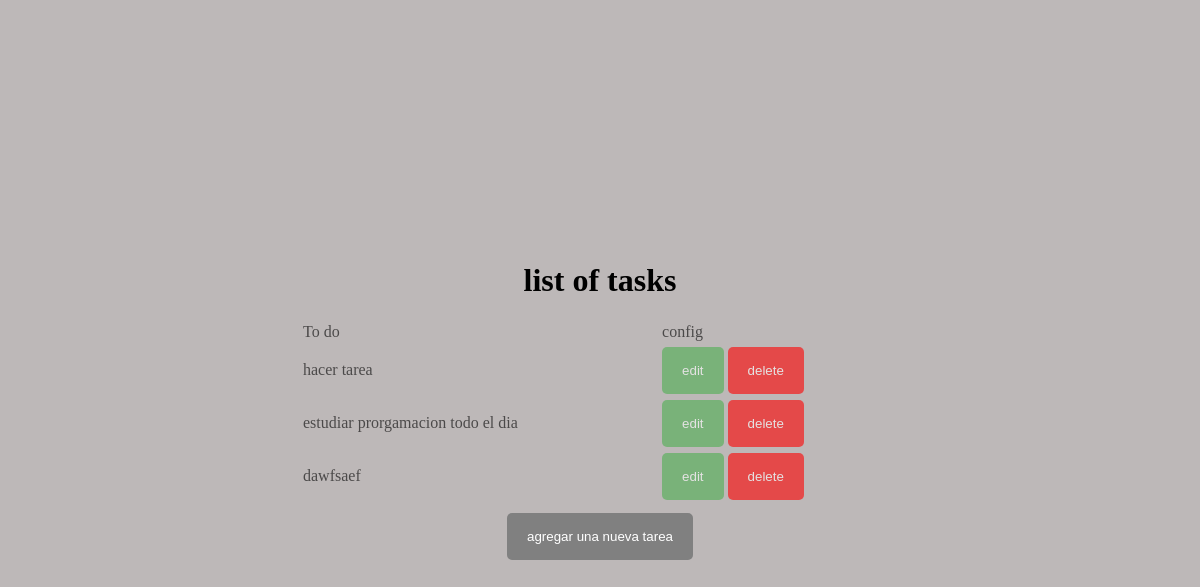
The page /list/ on the database as committed earlier.
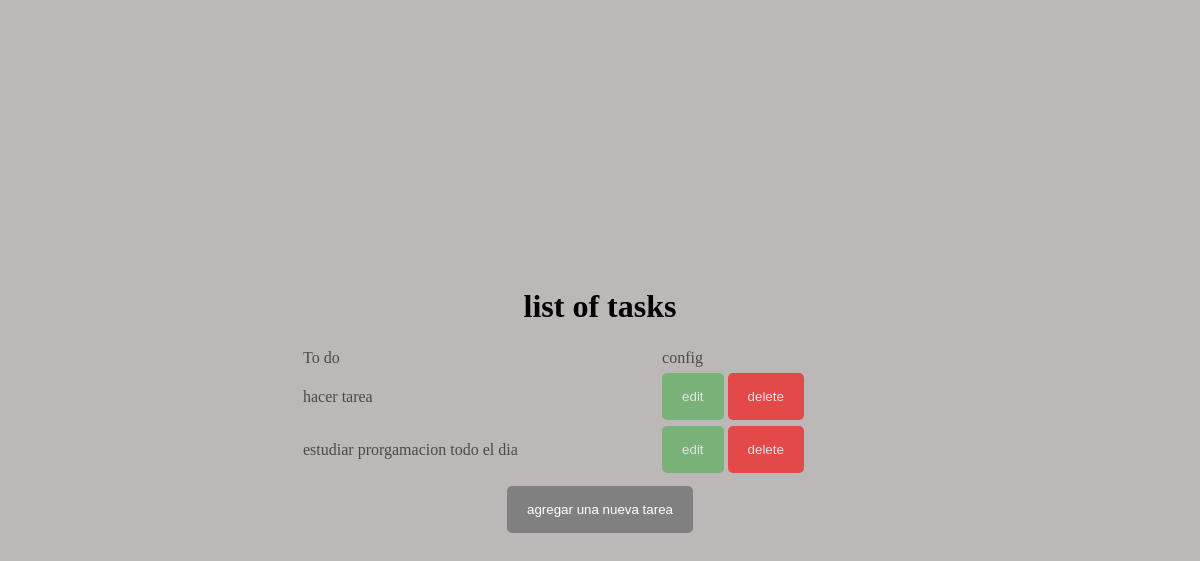
The same page on the database as committed later.
### crud/models.py (models this page shows, shortened)
class task(models.Model):
    task = models.CharField(max_length=255)

### crud/views.py (the view)
# urls.py: path('list/', views.list, name="list"),
def list(request):
    allTask = task.objects.all()
    context = {'allTask': allTask}
    return render (request, "table.html",context)

### crud/templates/table.html (shortened to what this page needs)
<!DOCTYPE html>
<html lang="en">
<head>
    {% load static %}
    <link rel="stylesheet" href="{% static 'crud/styles.css'%}">
</head>
<body>
    <div class="table-container">
        <table>
            <h1>list of tasks</h1>
            <tr>
            <td>To do</td>
            <td>config</td>
            </tr>
            <tbody>
                {% for task in allTask %}
                <td> {{task.task}}</td>
                <td>
                    <a href="{% url 'edit-task' task.id %}"><button class=" btn button_uptdate">edit</button></a>
                    <a href="{% url 'delete-task' task.id %}"><button class="btn button_delete">delete</button></a>
                </td>
                {% endfor %}
            </tbody>
        </table>
        <div>
            <a href="add_task"><button class="addTask_button">agregar una nueva tarea</button></a>
        </div>
    </div>
</body>
</html>

### crud/static/crud/styles.css (style rules this page uses)
body { background-color: rgb(189, 184, 184); margin: 0; }
table { width: 50%; margin: 0 5%; }
tbody td { background-color: rgba(255,255,255,0); transition: all 0.2s linear; transition-delay:0.3, 0s; opacity: 0.6; }
td { transform-origin:center right; transition-property: transform; transition-duration: 0.4s; transition-timing-function: ease-in-out; }
.table-container { display: flex; flex-direction: column; justify-content: center; align-items: center; height: 100vh; }
.btn { border: none; padding: 16px 20px; border-radius: 5px; }
.addTask_button { color: white; background-color: grey; border: none; padding: 16px 20px; border-radius: 5px; margin-top: 10px; cursor: pointer; }
.button_uptdate { background-color: #4CAF50; color: white; cursor: pointer; }
.button_delete { background-color: red; color: white; text-align: right; cursor: pointer; }

Rows that differ between the two databases and show on the page:
removed task: task "dawfsaef"
